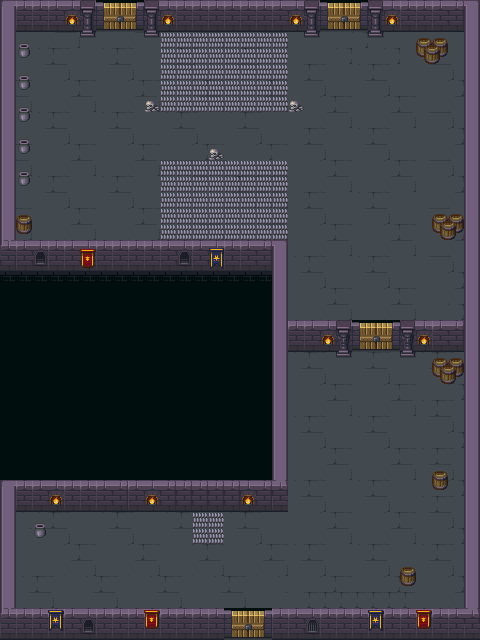

Below is a game level as drawn by its tile map, then a one-line description and the .tmx that defines it (tile-layer data replaced by summaries):
An orthogonal 30x40 tile map with 16x16 px tiles, 7 tile layers (ground, ground_when_opened, peaks, doors, ...).

<map version="1.8" tiledversion="1.8.5" orientation="orthogonal" renderorder="right-down" width="30" height="40" tilewidth="16" tileheight="16" infinite="0" nextlayerid="12" nextobjectid="1">
 <tileset firstgid="1" source="images/tilemap/dunjeon16x16.tsx" />
 <layer id="5" name="ground" width="30" height="40">
  <data>[1200 cells, 721 non-empty, 16 distinct tile ids]</data>
 </layer>
 <layer id="9" name="ground_when_opened" width="30" height="40">
  <data>[1200 cells, 727 non-empty, 16 distinct tile ids]</data>
 </layer>
 <layer id="11" name="peaks" width="30" height="40">
  <data>[1200 cells, 84 non-empty, 1 distinct tile ids]</data>
 </layer>
 <layer id="8" name="doors" width="30" height="40">
  <data>[1200 cells, 24 non-empty, 6 distinct tile ids]</data>
 </layer>
 <layer id="1" name="walls" width="30" height="40">
  <data>[1200 cells, 485 non-empty, 17 distinct tile ids]</data>
 </layer>
 <layer id="3" name="wall_decorations" width="30" height="40">
  <data>[1200 cells, 38 non-empty, 14 distinct tile ids]</data>
 </layer>
 <layer id="4" name="objects" width="30" height="40">
  <data>[1200 cells, 45 non-empty, 10 distinct tile ids]</data>
 </layer>
</map>
